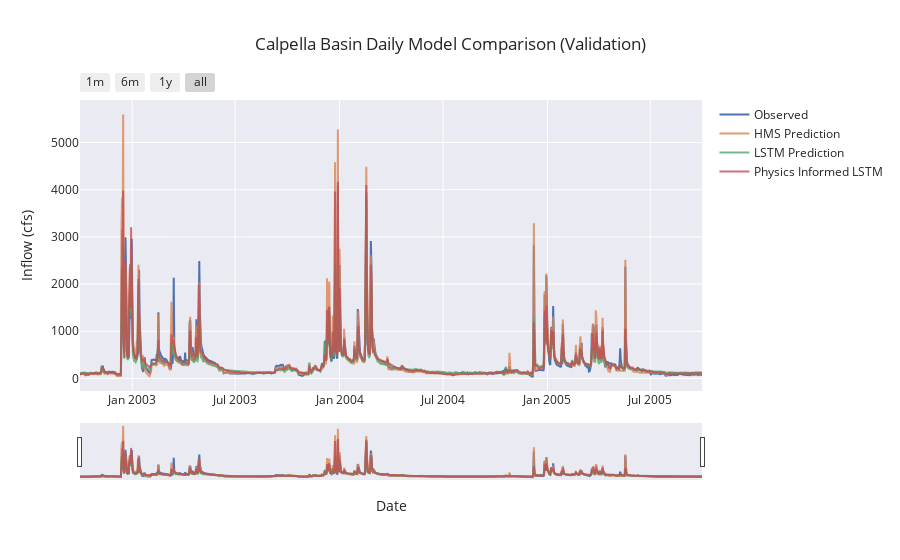

Notebook cell for this chart:
### Code cell
if not skip_best_model_validation:
    fancyCombinedPlot(
        lstm_results=no_physics_val_csv,
        lstmPhysics_results=physics_val_csv,
        HMS_results=path_to_physics_data,  
        title='Calpella Basin Daily Model Comparison (Validation)',
        fName="calpella_daily_val_metrics.csv",
        timeseries_filename ="calpella_daily_val_combined_ts.csv"
    )
else:
    fancyCombinedPlotFromDf(combined_df, title='Calpella Basin Daily Model Comparison (Validation)', fName="calpella_daily_val_metrics.csv")

### Figure 1 — Plotly figure (JSON) as saved in the notebook; plotly's stock layout.template omitted (floating-point values rounded to 4 significant figures; data arrays with more than 128 entries replaced by an {"elided": "..."} marker saying what was removed)
{"data": [{"mode": "lines", "name": "Observed", "type": "scatter", "x": {"elided": "1096 str values"}, "y": {"elided": "1096 float values"}}, {"mode": "lines", "name": "HMS Prediction", "opacity": 0.8, "type": "scatter", "x": {"elided": "1096 str values"}, "y": {"elided": "1096 float values"}}, {"mode": "lines", "name": "LSTM Prediction", "opacity": 0.8, "type": "scatter", "x": {"elided": "1096 str values"}, "y": {"elided": "1096 float values"}}, {"mode": "lines", "name": "Physics Informed LSTM", "opacity": 0.8, "type": "scatter", "x": {"elided": "1096 str values"}, "y": {"elided": "1096 float values"}}], "layout": {"hovermode": "x unified", "title": {"text": "Calpella Basin Daily Model Comparison (Validation)"}, "xaxis": {"rangeselector": {"buttons": [{"count": 1, "label": "1m", "step": "month", "stepmode": "backward"}, {"count": 6, "label": "6m", "step": "month", "stepmode": "backward"}, {"count": 1, "label": "1y", "step": "year", "stepmode": "backward"}, {"step": "all"}]}, "rangeslider": {"visible": true}, "title": {"text": "Date"}, "type": "date"}, "yaxis": {"title": {"text": "Inflow (cfs)"}}}}
